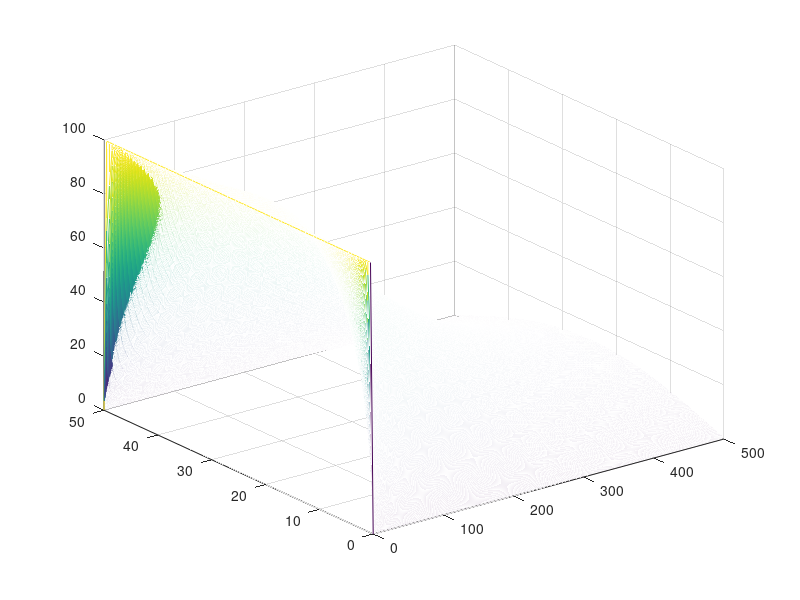
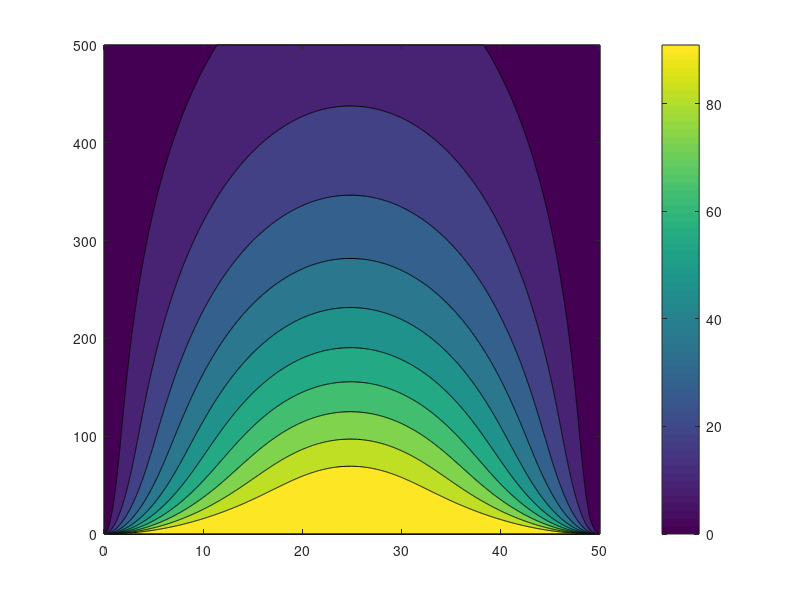

These charts were generated, in order, by the following MATLAB code:
clear all, close all, clc

% Constantes físicas
L = 50; %cm
K = 0.93; %cal/(s cm ºC)
C = 0.094; %cal/(g ºC)
RHO = 8.9; %g/cm^3
ALPHA = K/(RHO*C);

% Pré-alocação de vetores
t0 = 0; %s
tf = 500; %s
x0 = 0; %s
xf = L;

dt = 0.1; %s
dx = 0.5; %cm
t = t0:dt:tf;
x = x0:dx:xf; 

Nt = length(t);
Nx = length(x);

T = zeros(Nx, Nt);

% Condições iniciais
T(2:Nx-1,1) = 100;

% Condições fronteira
T(1,:) = 0;
T(Nx,:) = 0;

BETA = K*dt/(C*RHO*dx^2);

A = (2/BETA + 2)*eye(Nx-2);
b = zeros(Nx-2,1);

% Método de Crank-Nicolson
for  i= 1:Nx-2
    if (i > 1)
        A(i,i-1) = -1;
    end
    if (i + 1 < Nx-2)
        A(i,i+1) = -1;
    end
end

DVB = 2/BETA-2;

[L, U, P] = lu(A);
y = zeros(Nx-2,1);
for j = 1: Nt -1
    b = T(1:Nx-2,j)+DVB*T(2:Nx-1,j)+T(3:Nx,j);
    b(1) = b(1) + T(1,j+1);
    b(Nx-2) = b(Nx-2) + T(Nx,j+1);
    y = L\b;
    T(2:Nx-1,j+1) = U\y;
end

figure(1)
mesh(t,x,T)
figure(2)
contourf(x,t,T')
colorbar
